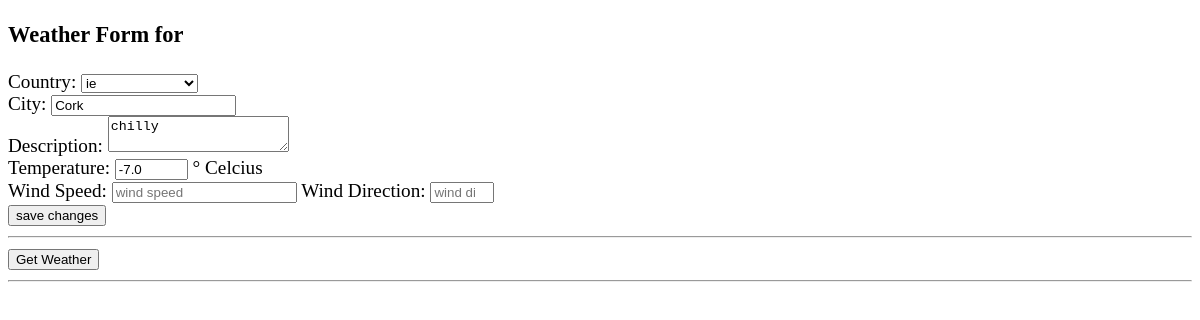
Page /polls/3/weather_form/ on the earlier database version.
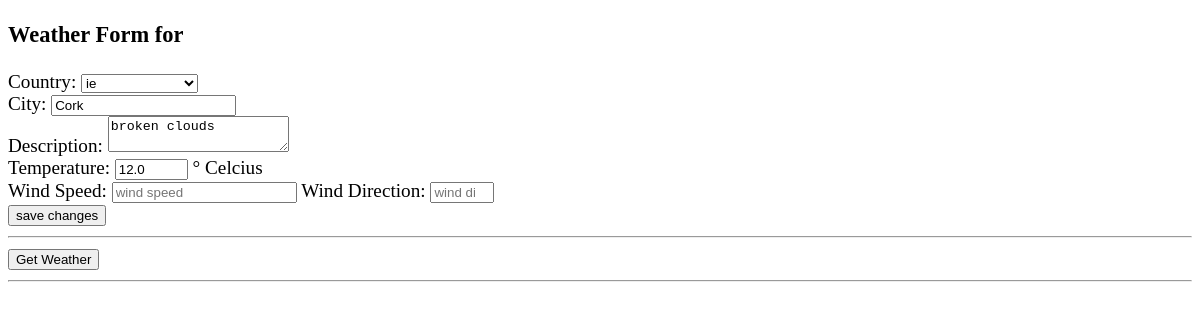
Same page on the later database version.
### polls/models.py (models this page shows, shortened)
class Weather(models.Model):
    city = models.CharField(max_length=200)
    country = models.CharField(max_length=200)
    description = models.CharField(max_length=200)
    temperature = models.FloatField(default=22)
    wind_speed = models.FloatField(default=0)
    wind_direction = models.IntegerField(default=0)

### polls/views.py (the view)
# urls.py: path('<int:weather_id>/weather_form/', views.weather_form, name='weather_form')
def weather_form(request, weather_id):
    if request.method =='POST':
        selected_weather = get_object_or_404(Weather, pk=request.POST['id'])
        selected_weather.country = request.POST['country']
        selected_weather.city = request.POST['city']
        selected_weather.description = request.POST['description']
        selected_weather.temperature = request.POST['temperature']
        selected_weather.wind_speed = request.POST['wind_speed']
        selected_weather.wind_direction = request.POST['wind_direction']
        selected_weather.save()
        weather_list = Weather.objects.order_by('city')
        context = {'weather_list': weather_list}
        return render(request, 'polls/weather.html', context)
    else:
        weather = get_object_or_404(Weather, pk=weather_id)
        context = {'weather':weather}
        return render(request, 'polls/weather_form.html', context)

### polls/templates/polls/weather_form.html (shortened to what this page needs)
<!DOCTYPE html>
<html lang="en">
<head>
    {% load static %}
    <link rel='stylesheet' href='{% static "polls/polls.css" %}' type='text/css' />
</head>
<body>
    <section>
        <h3>Weather Form for {{weather_id}}</h3>
        <form action='{% url "polls:weather_form" weather.id %}' method="POST">
            Country:
            <select name='country' id='country'>
                <option selected value='{{weather.country}}'>{{weather.country}}</option>
            </select>
            <br />
            City:
            <input type="text" placeholder="enter city name" required id='city' name='city' value="{{weather.city}}" />
            <br />
            Description:
            <textarea id='description' name='description'>{{weather.description}}</textarea>
            <br />
            Temperature:
            <input type="text" size='6' value='{{weather.temperature}}' name='temperature' id='temperature' />
            &deg; Celcius
            <br/>
            Wind Speed:
            <input type="text" id='wind_speed' name='wind_speed' placeholder="wind speed"/>
            Wind Direction:
            <input type="number" id='wind_direction' name='wind_direction'
                min="0" max="360" placeholder="wind direction" />
            <br/>
            <input type='submit' value='save changes' />
        </form>
        <hr />
        <section>
            <button id='btnWeather'>Get Weather</button>
        </section>
        <hr />
    </section>
</body>
</html>

Differences in the rows shown:
changed Weather "ie": description "chilly" → "broken clouds"; temperature "-7.0" → "12.0"
